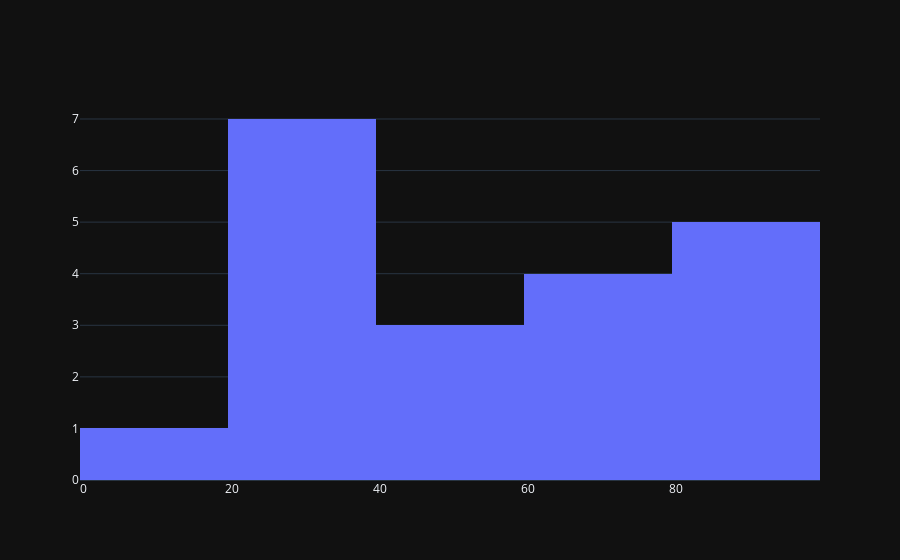

Notebook source saved alongside this figure:
### Code cell
fig=go.Figure(data = [go.Histogram(x = x)])
fig.show()

### Figure 1 — Plotly figure (JSON) as saved in the notebook; plotly's stock layout.template omitted (floating-point values rounded to 4 significant figures)
{"data": [{"type": "histogram", "x": [3, 27, 82, 73, 91, 21, 82, 59, 44, 26, 76, 28, 74, 24, 80, 57, 24, 94, 33, 77]}], "layout": {}}
